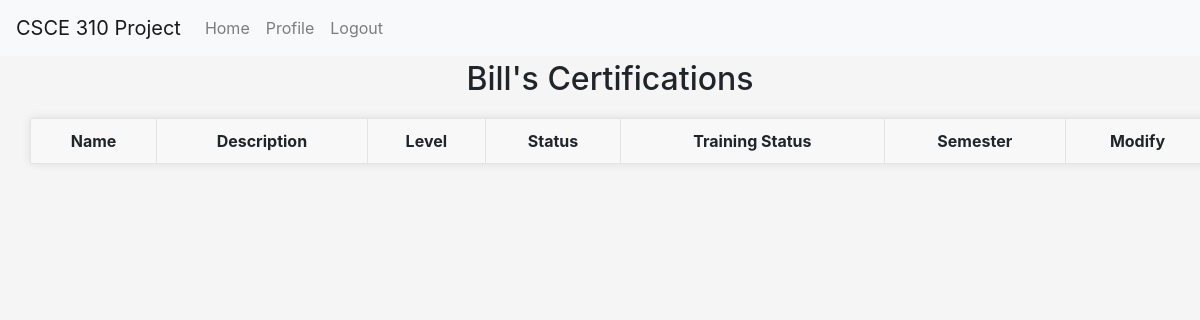
Before: /cert/view_cert/3 (signed in) with the older database file.
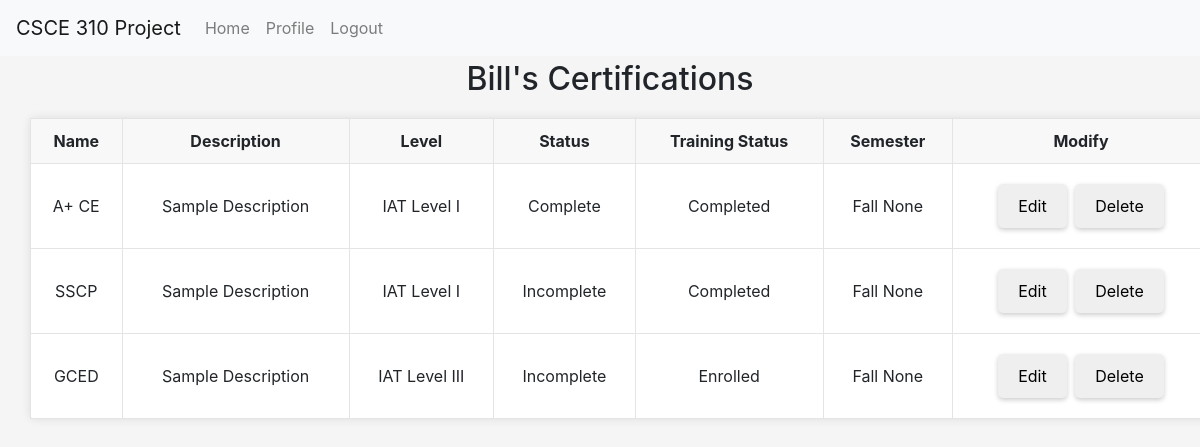
After: the same page with the newer database file.
### tables this page shows
CREATE TABLE Cert_Enrollment (
                    CertE_Num INTEGER PRIMARY KEY AUTOINCREMENT,
                    UIN INTEGER,
                    Cert_ID INTEGER,
                    Program_Num INTEGER,
                    Status VARCHAR, 
                    Training_Status VARCHAR,
                    Semester VARCHAR,
                    Year YEAR,
                    FOREIGN KEY(UIN) REFERENCES College_students(UIN),
                    FOREIGN KEY(Cert_ID) REFERENCES Certification(Cert_ID),
                    FOREIGN KEY(Program_Num) REFERENCES Programs(program_Num)
                    );

CREATE TABLE Certification (
                    Cert_ID INTEGER PRIMARY KEY AUTOINCREMENT,
                    Name VARCHAR,
                    Description VARCHAR,
                    Level VARCHAR
                    );

### routes/cert.py (the view)
@cert_bp.route('/view_cert/<int:UIN>', methods=['GET'])
@login_required
def view_cert(UIN):
    conn = get_db_connection()
    certs = get_user_enrolled_certs(conn, UIN)
    name = conn.execute('SELECT First_Name FROM Users WHERE UIN=?', (UIN,)).fetchone()
    conn.close()
    return render_template('admin/view_certs.html', certs=certs, name=name['First_Name'], flag="view")

### app.py (called while the page is built)
@login_manager.user_loader
def load_user(UIN):
    return User(UIN)

### db.py (called while the page is built)
def get_db_connection():
    conn = sqlite3.connect('database.db')
    conn.row_factory = sqlite3.Row
    return conn

### routes/cert.py (called while the page is built)
def get_user_enrolled_certs(conn, UIN):
    return conn.execute('SELECT * FROM View_CertEnrollmentDetails WHERE UIN=?', (UIN, )).fetchall()

### util/Users.py (called while the page is built)
def get_user(conn, UIN):
    query_result = conn.execute("SELECT * FROM View_CollegeStudentDetails WHERE UIN = ?", (UIN,)).fetchone()
    user_info = {}
    if not query_result:
        return user_info
    for column_name in query_result.keys():
        user_info[column_name] = query_result[column_name]
    return user_info

### templates/admin/view_certs.html (shortened to what this page needs)
<!DOCTYPE html>
<html lang="en">
<head>
  <link rel="stylesheet" href="https://stackpath.bootstrapcdn.com/bootstrap/4.3.1/css/bootstrap.min.css">
  <link rel="stylesheet" href="../../static/general.css">
  <link rel="stylesheet" href="../../static/admin_home.css">
</head>
<body>
    <nav class="navbar navbar-expand-lg navbar-light bg-light fixed-top">
      <a class="navbar-brand" href="#">CSCE 310 Project</a>
      <div class="collapse navbar-collapse" id="navbarNav">
          <ul class="navbar-nav">
              <li class="nav-item">
                  <a class="nav-link" href="/">Home</a>
              </li>
              <li class="nav-item">
                  <a class="nav-link" href="/profile">Profile</a>
              </li>
              <li class="nav-item">
                  <a class="nav-link" href="/logout">Logout</a>
              </li>
          </ul>
      </div>
  </nav>
    {% if flag=="add" %}
    <h2>Available Certifications</h2>
    {% elif flag=="view" %}
    <h2>{{name}}'s Certifications</h2>
    {% endif %}
  <table>
    <tr>
      <th>Name</th>
      <th>Description</th>
      <th>Level</th>
    {% if flag=="view" %}
    <th>Status</th>
    <th>Training Status</th>
    <th>Semester</th>
    {% endif %}
    <th>Modify</th>
    </tr>
    {% for cert in certs %}
        <tr>
          <td>{{ cert.Name }}</td>
          <td>{{ cert.Description }}</td>
          <td>{{ cert.Level }}</td>
        {% if flag=="view" %}
            <td>{{ cert.Status }}</td>
            <td>{{ cert.Training_Status }}</td>
            <td>{{ cert.Semester}} {{cert.Year }}</td>
        {% endif %}
        {% if flag=="add" %}
            <td>
                <a href="{{url_for('cert_bp.enroll_cert', Cert_ID=cert.Cert_ID, UIN=request.view_args['UIN'])}}">
                    <button>Enroll</button>
                </a>
            </td>
        {% elif flag=="view" %}
            <td>
                <a href="{{url_for('cert_bp.update_cert_enrollment', Cert_ID=cert.Cert_ID, UIN=request.view_args['UIN'])}}">
                    <button>Edit</button>
                </a>
                <button onclick="deleteCert({{cert.Cert_ID}}, {{request.view_args['UIN']}})">Delete</button>
            </td>
        {% endif %}
    </tr>
        {% endfor %}
  </table>
</body>
</html>

Changed rows visible on the page:
added Cert_Enrollment: Name "A+ CE", Description "Sample Description", Level "IAT Level I", Status "Complete", Training_Status "Completed", Semester "Fall", Year "None"
added Cert_Enrollment: Name "SSCP", Description "Sample Description", Level "IAT Level I", Status "Incomplete", Training_Status "Completed", Semester "Fall", Year "None"
added Cert_Enrollment: Name "GCED", Description "Sample Description", Level "IAT Level III", Status "Incomplete", Training_Status "Enrolled", Semester "Fall", Year "None"
